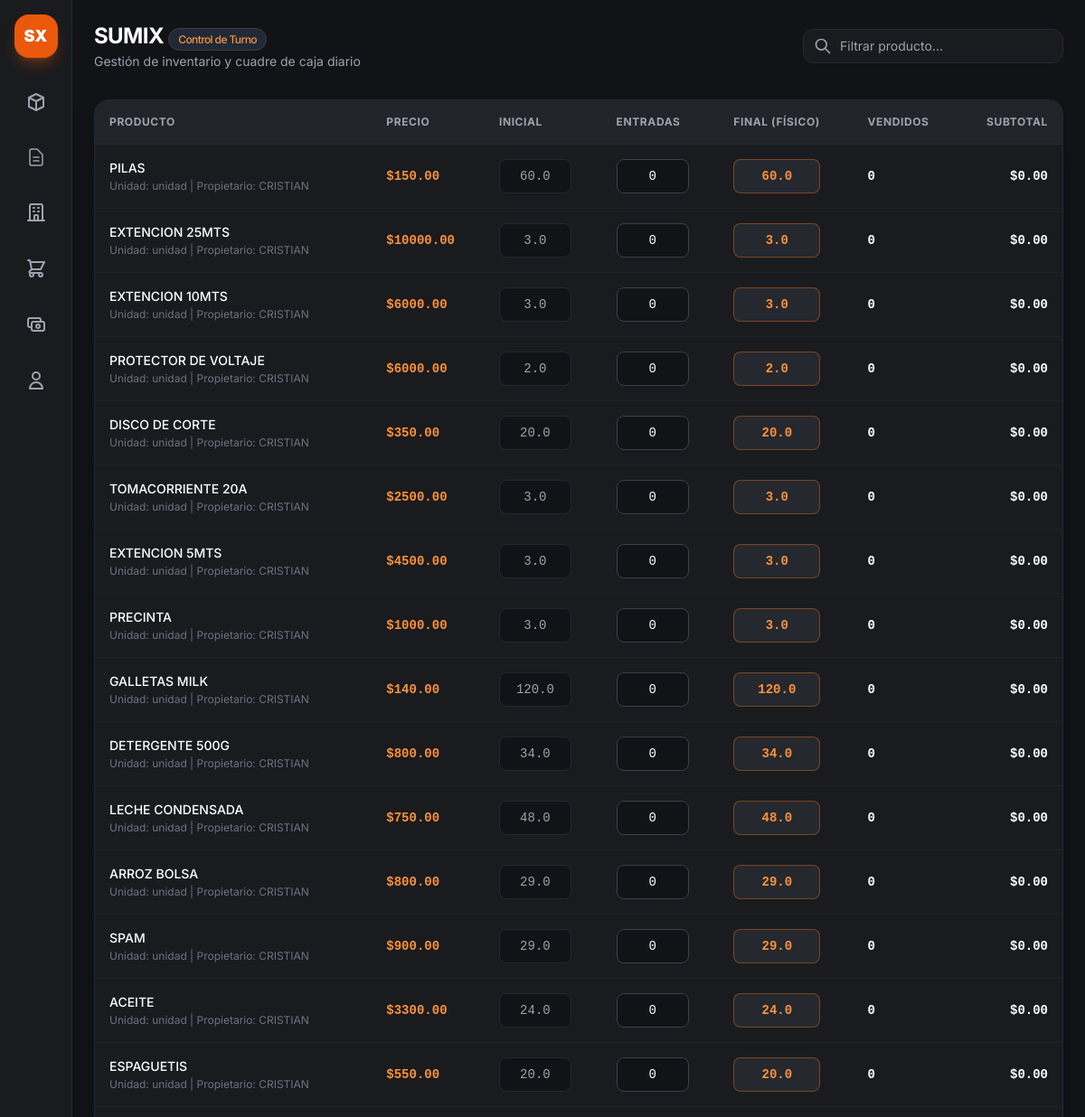
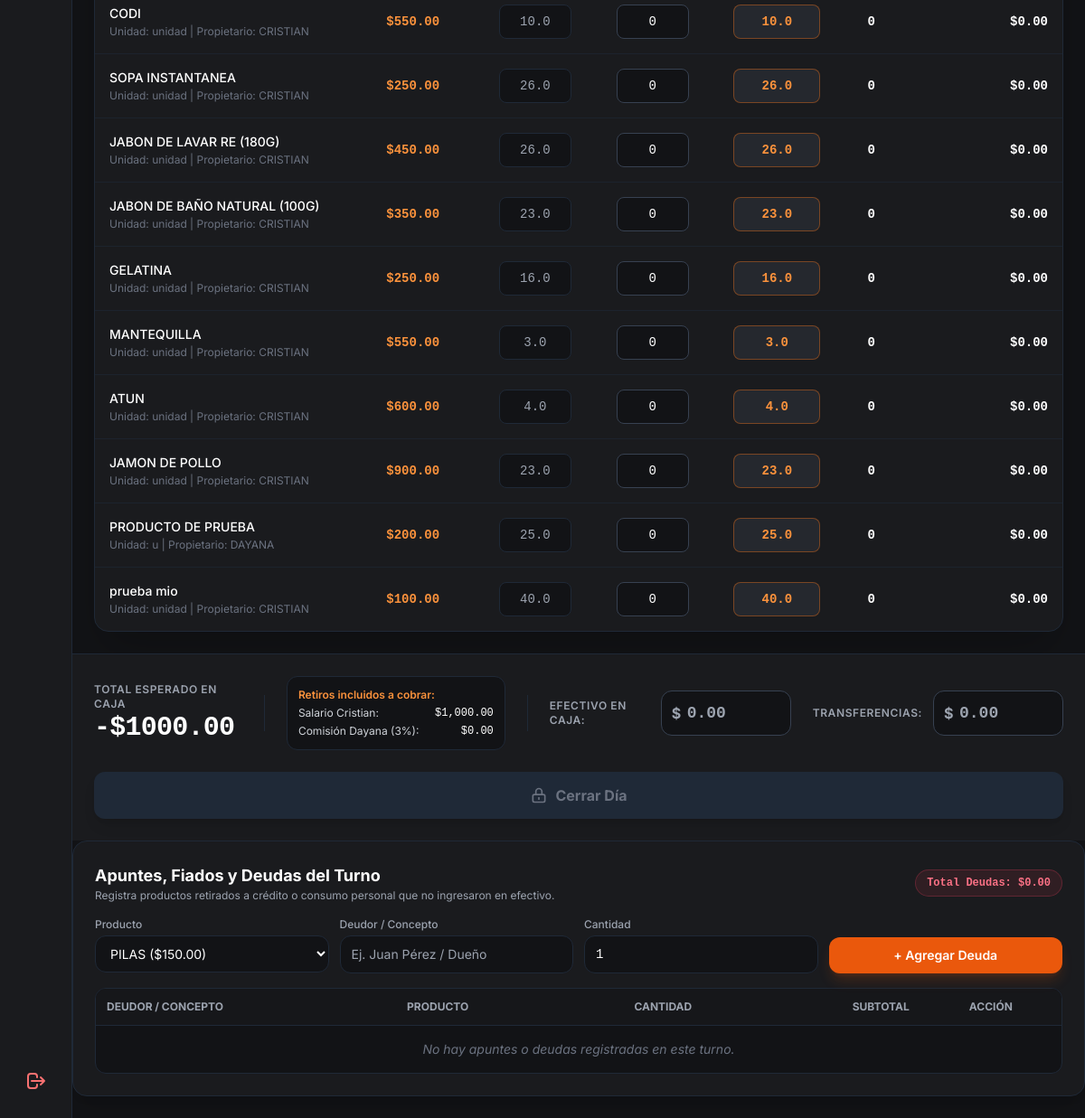
Screenshot of /cierre (signed in) with the database file from the repository (2 pictures, top to bottom).
### app.py (models this page shows, shortened)
class Producto(db.Model):
    __tablename__ = 'productos'
    id = db.Column(db.Integer, primary_key=True)
    codigo = db.Column(db.String(50), nullable=True)
    nombre = db.Column(db.String(100), nullable=False)
    unidad_medida = db.Column(db.String(20), default='unidad')
    propietario_id = db.Column(db.Integer, db.ForeignKey('propietarios.id'), nullable=True)
    precio_costo = db.Column(db.Float, default=0.0)
    precio_venta = db.Column(db.Float, default=0.0)
    fecha_vencimiento = db.Column(db.Date, nullable=True)
    proveedor_id = db.Column(db.Integer, db.ForeignKey('proveedores.id'), nullable=True)
    proveedor = db.relationship('Proveedor', backref=db.backref('productos', lazy=True))
    estado_pago = db.Column(db.String(20), default="Pagado")
    monto_pendiente = db.Column(db.Float, default=0.0)
    fecha_creacion = db.Column(db.DateTime, default=datetime.utcnow)
    stocks = db.relationship('StockAlmacen', backref='producto', cascade="all, delete-orphan", lazy=True)

class Propietario(db.Model):
    __tablename__ = 'propietarios'
    id = db.Column(db.Integer, primary_key=True)
    nombre = db.Column(db.String(100), nullable=False, unique=True)
    descripcion = db.Column(db.String(200))
    productos = db.relationship('Producto', backref='propietario', lazy=True)

### app.py (the view)
@app.route('/cierre')
def vista_cierre():
    username = session.get('user')
    usuario_actual = Usuario.query.filter_by(username=username).first()
    if not usuario_actual:
        return redirect(url_for('login'))
    almacen_id = usuario_actual.almacen_id
    productos = Producto.query.all()
    for prod in productos:
        stock_alm = StockAlmacen.query.filter_by(
            producto_id=prod.id,
            almacen_id=almacen_id
        ).first()
        cantidad_actual = stock_alm.cantidad if stock_alm else 0.0
        prod.stock_en_almacen = cantidad_actual
        prod.stock_final_inicial = cantidad_actual
    deudas_pendientes = DeudaCierre.query.all()
    return render_template('cierre.html', productos=productos, deudas_pendientes=deudas_pendientes)

### app.py (called while the page is built)
@app.context_processor
def inject_today():
    return {'hoy': date.today()}

### templates/cierre.html (shortened to what this page needs)
    {% extends "base.html" %}
    {% block content %}
    <main class="flex-1 flex flex-col min-w-0 overflow-y-auto">
        <header class="p-6 pb-2 flex flex-col sm:flex-row sm:items-center justify-between gap-4">
            <div>
                <h1 class="text-2xl font-bold text-white tracking-tight">SUMIX <span
                        class="text-xs font-medium px-2.5 py-1 rounded-full bg-gray-800 text-orange-400 border border-orange-500/20">Control
                        de Turno</span></h1>
                <p class="text-sm text-gray-400 mt-0.5">Gestión de inventario y cuadre de caja diario</p>
            </div>
            <div class="relative w-full sm:w-72">
                <svg class="w-5 h-5 absolute left-3 top-1/2 -translate-y-1/2 text-gray-400" fill="none"
                    stroke="currentColor" viewBox="0 0 24 24">
                    <path stroke-linecap="round" stroke-linejoin="round" stroke-width="2"
                        d="M21 21l-6-6m2-5a7 7 0 11-14 0 7 7 0 0114 0z" />
                </svg>
                <input type="text" id="buscador" placeholder="Filtrar producto..." onkeyup="filtrarProductos()"
                    class="w-full bg-[#1a1b1e] border border-gray-800 rounded-xl pl-10 pr-4 py-2 text-sm text-gray-200 focus:outline-none focus:border-orange-500/50 transition">
            </div>
        </header>
        <section class="p-6 flex-1 space-y-6">
            <div class="bg-[#1a1b1e] border border-gray-800 rounded-2xl overflow-hidden shadow-2xl">
                <div class="overflow-x-auto">
                    <table class="w-full text-left border-collapse">
                        <thead>
                            <tr
                                class="border-b border-gray-800 text-xs font-semibold text-gray-400 uppercase tracking-wider bg-[#222429]">
                                <th class="p-4">Producto</th>
                                <th class="p-4">Precio</th>
                                <th class="p-4">Inicial</th>
                                <th class="p-4">Entradas</th>
                                <th class="p-4">Final (Físico)</th>
                                <th class="p-4">Vendidos</th>
                                <th class="p-4 text-right">Subtotal</th>
                            </tr>
                        </thead>
                        <tbody class="divide-y divide-gray-800/60 text-sm" id="tabla-productos">
                            {% for p in productos %}
                            <tr class="fila-producto hover:bg-gray-800/30 transition-colors" data-id="{{ p.id }}"
                                data-precio="{{ p.precio_venta }}"
                                data-propietario-id="{{ p.propietario.id if p.propietario else 0 }}"
                                data-propietario-nombre="{{ p.propietario.nombre if p.propietario else '' }}">
                                <td class="p-4 font-medium text-white nombre-prod">
                                    {{ p.nombre }}
                                    <span class="block text-xs text-gray-500 mt-0.5 font-normal">Unidad: {{ p.unidad_medida
                                        }} | Propietario: {{ p.propietario.nombre if p.propietario else 'Sin Propietario'
                                        }}</span>
                                </td>
                                <td class="p-4 font-mono text-orange-400 font-semibold">
                                    ${{ "%.2f"|format(p.precio_venta) }}
                                </td>
                                <td class="p-4">
                                    <input type="number" step="any"
                                        class="stock-inicial w-20 bg-[#121316] border border-gray-800 rounded-lg p-2 text-gray-400 text-center font-mono cursor-not-allowed"
                                        value="{{ p.stock_en_almacen }}" readonly>
                                </td>
                                <td class="p-4">
                                    <input type="number" step="any" min="0"
                                        class="entradas w-20 bg-[#121316] border border-gray-700 rounded-lg p-2 text-white text-center font-mono focus:border-orange-500 focus:outline-none"
                                        value="0" oninput="calcular()">
                                </td>
                                <td class="p-4">
                                    <input type="number" step="any" min="0"
                                        class="stock-final w-24 bg-[#25282e] border border-orange-500/40 text-orange-400 font-bold rounded-lg p-2 text-center font-mono focus:border-orange-500 focus:outline-none focus:ring-1 focus:ring-orange-500"
                                        value="{{ p.stock_final_inicial }}" oninput="calcular()">
                                </td>
                                <td class="p-4 font-bold text-white font-mono vendidos">0</td>
                                <td class="p-4 font-bold text-right text-white font-mono subtotal">$0.00</td>
                            </tr>
                            {% endfor %}
                        </tbody>
                    </table>
                </div>
            </div>
        </section>
        <footer
            class="p-6 bg-[#1a1b1e] border-t border-gray-800 flex flex-col xl:flex-row items-center justify-between gap-6 shrink-0">
            <div class="flex flex-col sm:flex-row items-center gap-6 w-full xl:w-auto justify-between xl:justify-start">
                <div>
                    <span class="text-xs uppercase font-semibold text-gray-400 tracking-wider block">Total Esperado en
                        Caja</span>
                    <span id="total-esperado"
                        class="text-3xl font-extrabold text-white font-mono tracking-tight">$0.00</span>
                </div>
                <div class="bg-[#121316] border border-gray-800 rounded-xl p-3 text-xs space-y-1 w-full sm:w-64">
                    <span class="font-semibold text-orange-400 block mb-1">Retiros incluidos a cobrar:</span>
                    <div class="flex justify-between text-gray-300">
                        <span>Salario Cristian:</span>
                        <span class="font-mono text-white">$1,000.00</span>
                    </div>
                    <div class="flex justify-between text-gray-300">
                        <span>Comisión Dayana (3%):</span>
                        <span id="txt-comision-dayana" class="font-mono text-white">$0.00</span>
                    </div>
                </div>
                <div class="flex items-center gap-3">
                    <label for="dinero-caja"
                        class="text-xs uppercase font-semibold text-gray-400 tracking-wider block">Efectivo en Caja:</label>
                    <div class="relative">
                        <span class="absolute left-3 top-1/2 -translate-y-1/2 text-gray-400 font-bold">$</span>
                        <input type="number" id="dinero-caja" step="any"
                            class="w-36 bg-[#121316] border border-gray-700 rounded-xl pl-7 pr-3 py-2.5 text-lg font-bold text-white font-mono focus:border-orange-500 focus:outline-none"
                            placeholder="0.00" oninput="calcular()">
                    </div>
                </div>
                <div class="flex items-center gap-3">
                    <label for="dinero-transferencia"
                        class="text-xs uppercase font-semibold text-gray-400 tracking-wider block">Transferencias:</label>
                    <div class="relative">
                        <span class="absolute left-3 top-1/2 -translate-y-1/2 text-gray-400 font-bold">$</span>
                        <input type="number" id="dinero-transferencia" step="any" min="0"
                            class="w-36 bg-[#121316] border border-gray-700 rounded-xl pl-7 pr-3 py-2.5 text-lg font-bold text-white font-mono focus:border-orange-500 focus:outline-none"
                            placeholder="0.00" oninput="calcular()">
                    </div>
                </div>
            </div>
            <button id="btn-cierre" disabled onclick="enviarCierre()"
                class="w-full xl:w-auto px-8 py-3.5 bg-gray-800 text-gray-500 font-bold rounded-xl cursor-not-allowed transition-all duration-200 flex items-center justify-center gap-2 shadow-lg">
                <svg class="w-5 h-5" fill="none" stroke="currentColor" viewBox="0 0 24 24">
                    <path stroke-linecap="round" stroke-linejoin="round" stroke-width="2"
                        d="M12 15v2m-6 4h12a2 2 0 002-2v-6a2 2 0 00-2-2H6a2 2 0 00-2 2v6a2 2 0 002 2zm10-10V7a4 4 0 00-8 0v4h8z" />
                </svg>
                <span>Cerrar Día</span>
            </button>
        </footer>
        <div class="bg-[#1a1b1e] border border-gray-800 rounded-2xl p-6 mb-6 shadow-xl">
            <div class="flex flex-col sm:flex-row sm:items-center justify-between gap-2 mb-4">
                <div>
                    <h3 class="text-lg font-bold text-white">Apuntes, Fiados y Deudas del Turno</h3>
                    <p class="text-xs text-gray-400">Registra productos retirados a crédito o consumo personal que no ingresaron
                        en efectivo.</p>
                </div>
                <span id="total-deudas-badge"
                    class="text-xs font-mono font-bold px-3 py-1.5 rounded-full bg-rose-500/10 text-rose-400 border border-rose-500/25 self-start sm:self-auto">
                    Total Deudas: $0.00
                </span>
            </div>
            <div class="grid grid-cols-1 sm:grid-cols-4 gap-3 mb-4">
                <div>
                    <label class="block text-xs font-medium text-gray-400 mb-1">Producto</label>
                    <select id="deuda-producto-select"
                        class="w-full bg-[#121316] border border-gray-800 rounded-xl px-3 py-2.5 text-sm text-white focus:outline-none focus:border-orange-500">
                        {% for p in productos %}
                        <option value="{{ p.id }}" data-nombre="{{ p.nombre }}" data-precio="{{ p.precio_venta }}">
                            {{ p.nombre }} (${{ "%.2f"|format(p.precio_venta) }})
                        </option>
                        {% endfor %}
                    </select>
                </div>
                <div>
                    <label class="block text-xs font-medium text-gray-400 mb-1">Deudor / Concepto</label>
                    <input type="text" id="deuda-concepto" placeholder="Ej. Juan Pérez / Dueño"
                        class="w-full bg-[#121316] border border-gray-800 rounded-xl px-3 py-2.5 text-sm text-white focus:outline-none focus:border-orange-500">
                </div>
                <div>
                    <label class="block text-xs font-medium text-gray-400 mb-1">Cantidad</label>
                    <input type="number" id="deuda-cantidad" value="1" min="0.01" step="any"
                        class="w-full bg-[#121316] border border-gray-800 rounded-xl px-3 py-2.5 text-sm text-white focus:outline-none focus:border-orange-500 font-mono">
                </div>
                <div class="flex items-end">
                    <button type="button" onclick="agregarDeuda()"
                        class="w-full py-2.5 px-4 bg-orange-600 hover:bg-orange-500 text-white text-sm font-semibold rounded-xl transition shadow-lg shadow-orange-600/20">
                        + Agregar Deuda
                    </button>
                </div>
            </div>
            <div class="overflow-x-auto border border-gray-800 rounded-xl bg-[#121316]">
                <table class="w-full text-left border-collapse">
                    <thead>
                        <tr class="border-b border-gray-800 text-xs font-semibold text-gray-400 uppercase bg-[#16171a]">
                            <th class="p-3">Deudor / Concepto</th>
                            <th class="p-3">Producto</th>
                            <th class="p-3 text-center">Cantidad</th>
                            <th class="p-3 text-right">Subtotal</th>
                            <th class="p-3 text-center">Acción</th>
                        </tr>
                    </thead>
                    <tbody id="tabla-deudas-container" class="divide-y divide-gray-800/60 text-sm">
                        <tr id="sin-deudas-row">
                            <td colspan="5" class="py-4 text-center text-gray-500 italic">No hay apuntes o deudas registradas en
                                este turno.</td>
                        </tr>
                    </tbody>
                </table>
            </div>
        </div>
    </main>
    {% endblock %}

### static/css/style.css (style rules this page uses)
body { font-family: 'Inter', sans-serif; }
input[type=number] { -moz-appearance: textfield; }

### rows the page displays
Producto: nombre "PILAS", unidad_medida "unidad", propietario "CRISTIAN", precio_venta "150.00", stock_en_almacen "60.0", stock_final_inicial "60.0"
Producto: nombre "EXTENCION 25MTS", unidad_medida "unidad", propietario "CRISTIAN", precio_venta "10000.00", stock_en_almacen "3.0", stock_final_inicial "3.0"
Producto: nombre "EXTENCION 10MTS", unidad_medida "unidad", propietario "CRISTIAN", precio_venta "6000.00", stock_en_almacen "3.0", stock_final_inicial "3.0"
Producto: nombre "PROTECTOR DE VOLTAJE", unidad_medida "unidad", propietario "CRISTIAN", precio_venta "6000.00", stock_en_almacen "2.0", stock_final_inicial "2.0"
Producto: nombre "DISCO DE CORTE", unidad_medida "unidad", propietario "CRISTIAN", precio_venta "350.00", stock_en_almacen "20.0", stock_final_inicial "20.0"
Producto: nombre "TOMACORRIENTE 20A", unidad_medida "unidad", propietario "CRISTIAN", precio_venta "2500.00", stock_en_almacen "3.0", stock_final_inicial "3.0"
Producto: nombre "EXTENCION 5MTS", unidad_medida "unidad", propietario "CRISTIAN", precio_venta "4500.00", stock_en_almacen "3.0", stock_final_inicial "3.0"
Producto: nombre "PRECINTA", unidad_medida "unidad", propietario "CRISTIAN", precio_venta "1000.00", stock_en_almacen "3.0", stock_final_inicial "3.0"
Producto: nombre "GALLETAS MILK", unidad_medida "unidad", propietario "CRISTIAN", precio_venta "140.00", stock_en_almacen "120.0", stock_final_inicial "120.0"
Producto: nombre "DETERGENTE 500G", unidad_medida "unidad", propietario "CRISTIAN", precio_venta "800.00", stock_en_almacen "34.0", stock_final_inicial "34.0"
Producto: nombre "LECHE CONDENSADA", unidad_medida "unidad", propietario "CRISTIAN", precio_venta "750.00", stock_en_almacen "48.0", stock_final_inicial "48.0"
Producto: nombre "ARROZ BOLSA", unidad_medida "unidad", propietario "CRISTIAN", precio_venta "800.00", stock_en_almacen "29.0", stock_final_inicial "29.0"
Producto: nombre "SPAM", unidad_medida "unidad", propietario "CRISTIAN", precio_venta "900.00", stock_en_almacen "29.0", stock_final_inicial "29.0"
Producto: nombre "ACEITE", unidad_medida "unidad", propietario "CRISTIAN", precio_venta "3300.00", stock_en_almacen "24.0", stock_final_inicial "24.0"
Producto: nombre "ESPAGUETIS", unidad_medida "unidad", propietario "CRISTIAN", precio_venta "550.00", stock_en_almacen "20.0", stock_final_inicial "20.0"
Producto: nombre "CODI", unidad_medida "unidad", propietario "CRISTIAN", precio_venta "550.00", stock_en_almacen "10.0", stock_final_inicial "10.0"
Producto: nombre "SOPA INSTANTANEA", unidad_medida "unidad", propietario "CRISTIAN", precio_venta "250.00", stock_en_almacen "26.0", stock_final_inicial "26.0"
Producto: nombre "JABON DE LAVAR RE (180G)", unidad_medida "unidad", propietario "CRISTIAN", precio_venta "450.00", stock_en_almacen "26.0", stock_final_inicial "26.0"
Producto: nombre "JABON DE BAÑO NATURAL (100G)", unidad_medida "unidad", propietario "CRISTIAN", precio_venta "350.00", stock_en_almacen "23.0", stock_final_inicial "23.0"
Producto: nombre "GELATINA", unidad_medida "unidad", propietario "CRISTIAN", precio_venta "250.00", stock_en_almacen "16.0", stock_final_inicial "16.0"
Producto: nombre "MANTEQUILLA", unidad_medida "unidad", propietario "CRISTIAN", precio_venta "550.00", stock_en_almacen "3.0", stock_final_inicial "3.0"
Producto: nombre "ATUN", unidad_medida "unidad", propietario "CRISTIAN", precio_venta "600.00", stock_en_almacen "4.0", stock_final_inicial "4.0"
Producto: nombre "JAMON DE POLLO", unidad_medida "unidad", propietario "CRISTIAN", precio_venta "900.00", stock_en_almacen "23.0", stock_final_inicial "23.0"
Producto: nombre "PRODUCTO DE PRUEBA", unidad_medida "u", propietario "DAYANA", precio_venta "200.00", stock_en_almacen "25.0", stock_final_inicial "25.0"
Producto: nombre "prueba mio", unidad_medida "unidad", propietario "CRISTIAN", precio_venta "100.00", stock_en_almacen "40.0", stock_final_inicial "40.0"

### other values shown
form field value "PILAS ($150.00)"
